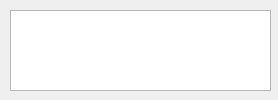
<?xml version="1.0" encoding="UTF-8"?>
<ui version="4.0">
 <class>Dialog</class>
 <widget class="QDialog" name="Dialog">
  <property name="geometry">
   <rect>
    <x>0</x>
    <y>0</y>
    <width>278</width>
    <height>100</height>
   </rect>
  </property>
  <property name="windowTitle">
   <string>Dialog</string>
  </property>
  <widget class="QTableView" name="tableView">
   <property name="geometry">
    <rect>
     <x>10</x>
     <y>10</y>
     <width>261</width>
     <height>81</height>
    </rect>
   </property>
  </widget>
 </widget>
 <resources/>
 <connections/>
</ui>
